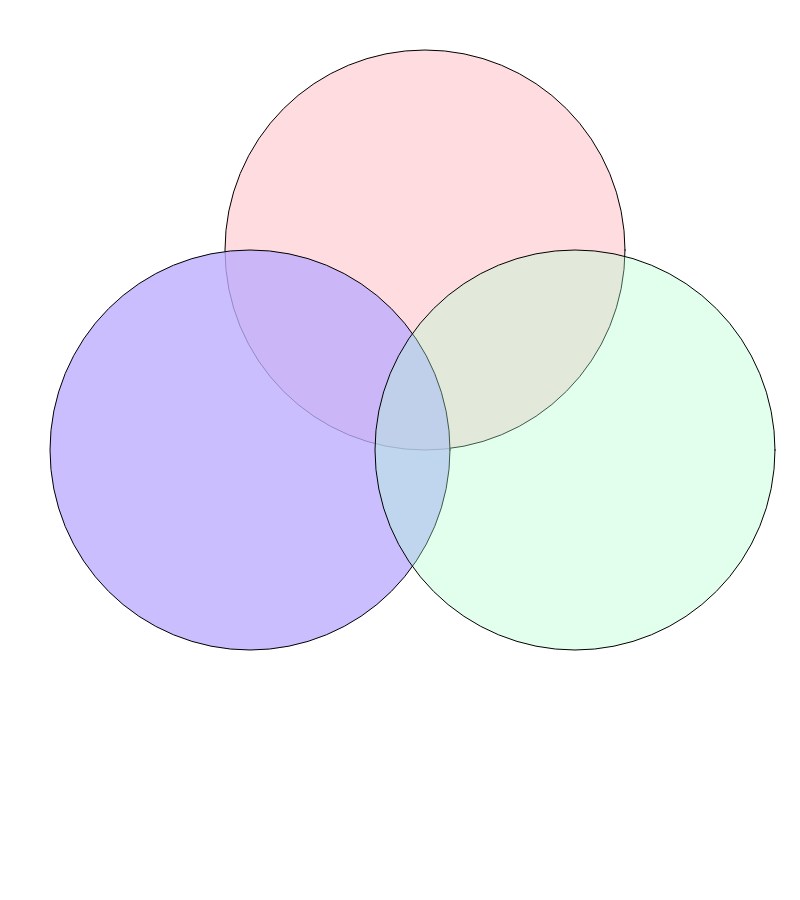
Frame 1 (no input)
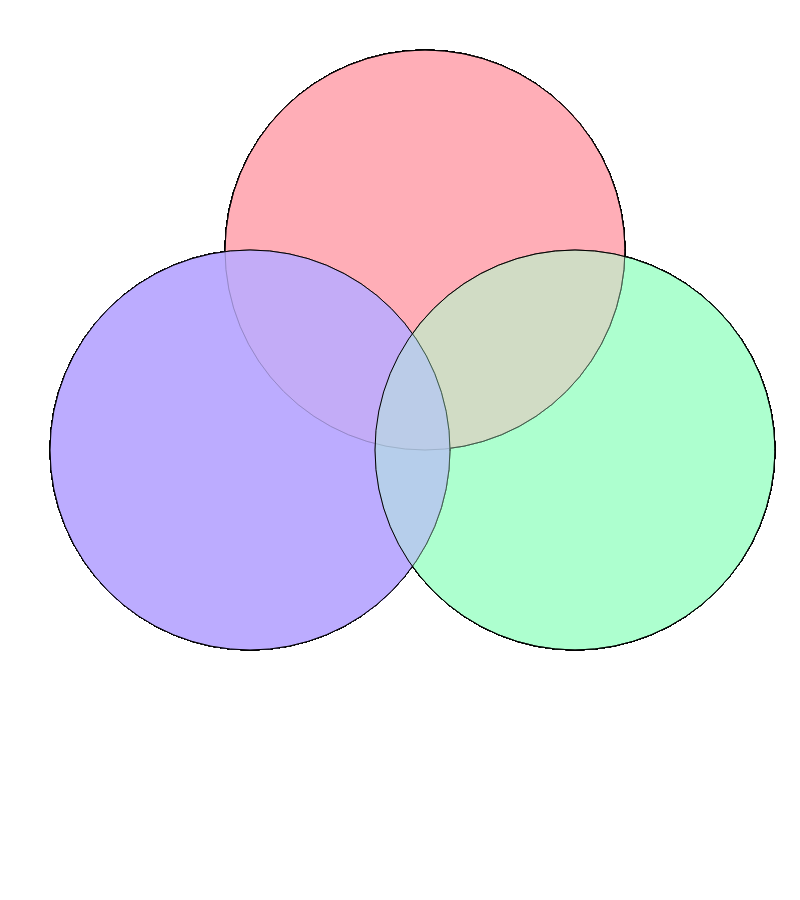
Frame 60 (no input)
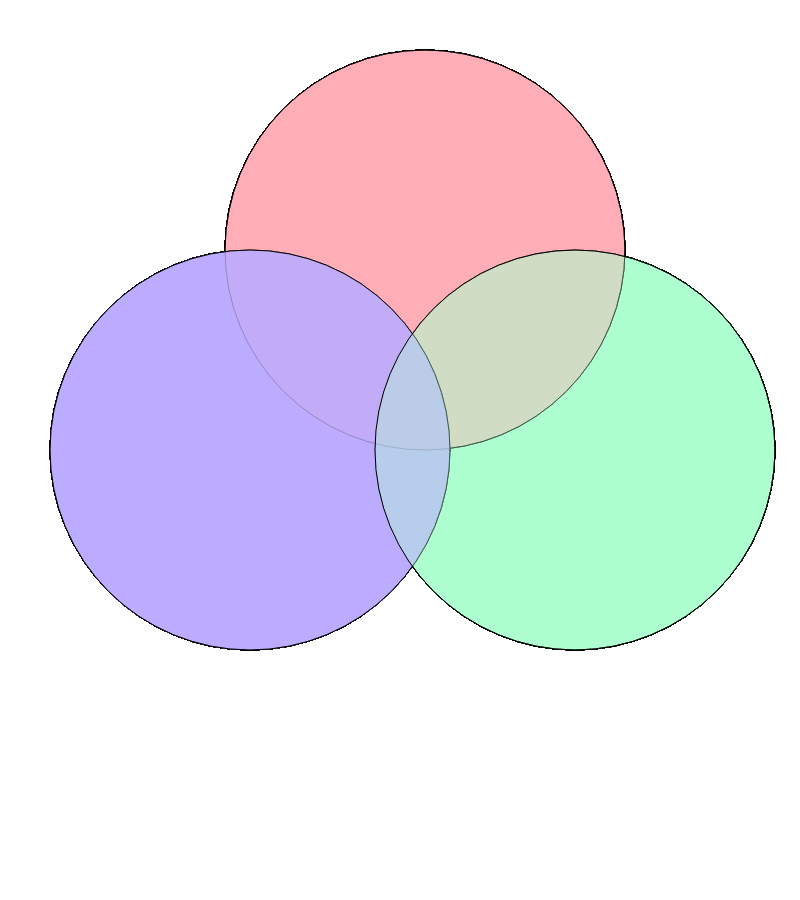
Frame 120 (the mouse pressed at the canvas centre since frame 60)

The p5.js sketch that drew these frames (run headless with seeded random() and noise() and a simulated clock; from frame 60 on, the mouse is pressed at the canvas centre):

// p5.js sketch
// ── sketch.js
function setup() {
  createCanvas(800, 900);
}

function draw() {
  

  fill(255, 173, 183, 110);
  circle(425,250,400);

  fill(189, 173, 255, 200);
  circle(250,450,400);

  fill(173, 255, 206, 90);
  circle(575,450,400);
  
  
  
}
